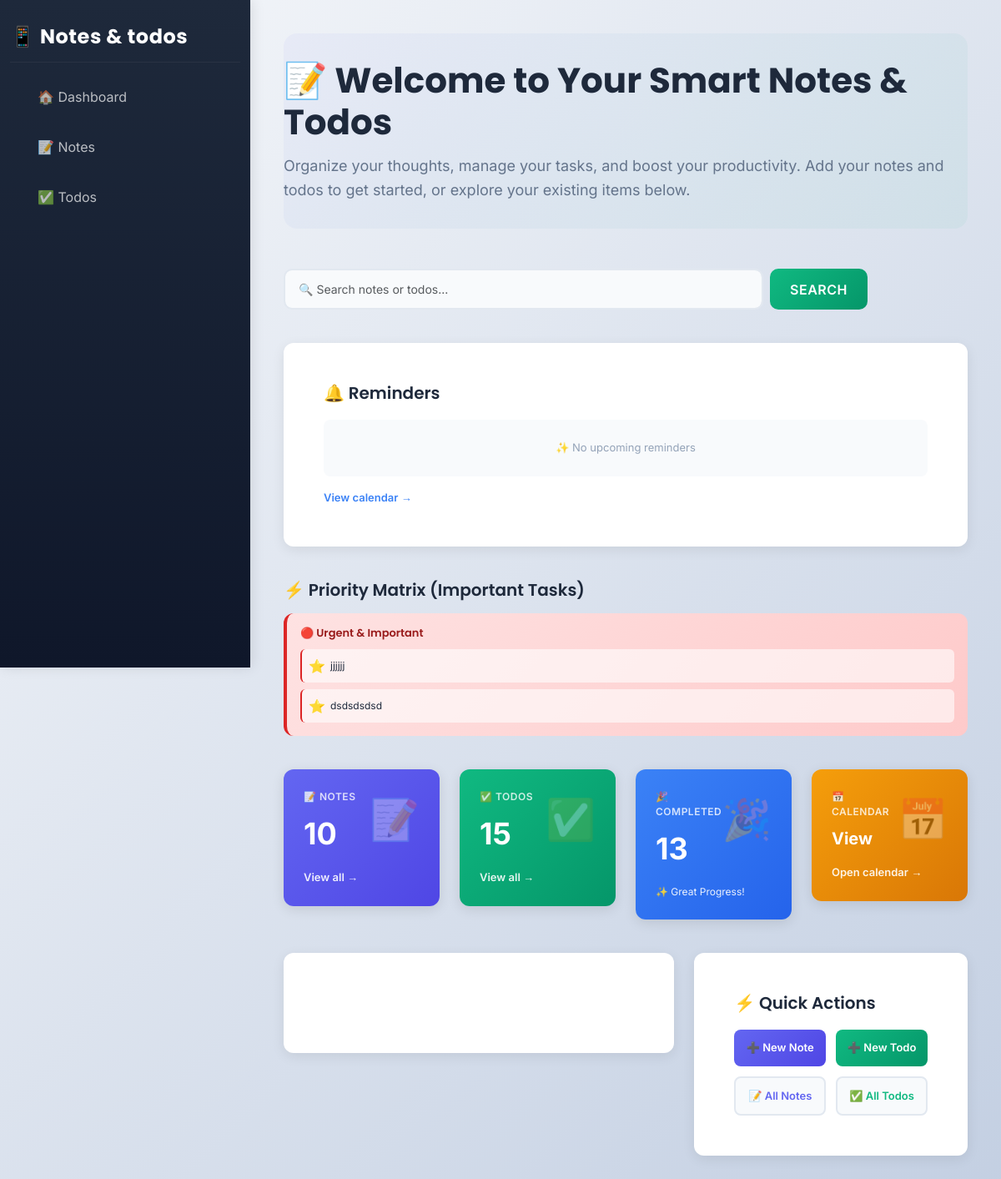
Before: / with the older database file.
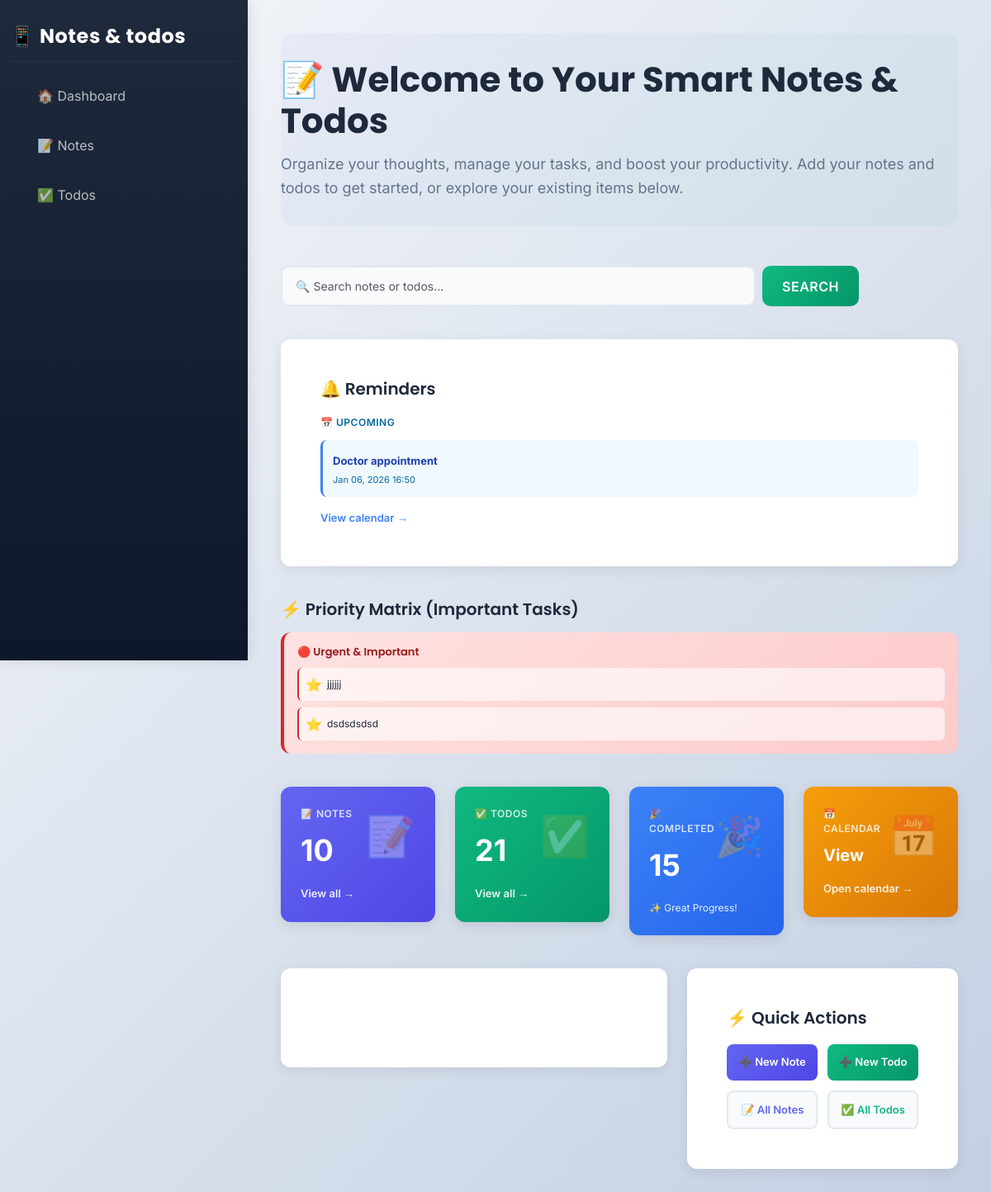
After: the same page with the newer database file.
### core/models.py (models this page shows, shortened)
class Todo(models.Model):
    task = models.CharField(max_length=255)
    done = models.BooleanField(default=False)
    created_at = models.DateTimeField(auto_now_add=True)
    due_date = models.DateField(null=True, blank=True)  # optional due date
    ACTIVITY_SHOPPING = 'shopping'
    ACTIVITY_MEETING = 'meeting'
    ACTIVITY_OUTDOOR = 'outdoor'
    ACTIVITY_WORKOUT = 'workout'
    ACTIVITY_OTHER = 'custom'
    ACTIVITY_CHOICES = [
        (ACTIVITY_SHOPPING, 'Shopping'),
        (ACTIVITY_MEETING, 'Meeting'),
        (ACTIVITY_OUTDOOR, 'Outdoor'),
        (ACTIVITY_WORKOUT, 'Workout'),
        (ACTIVITY_OTHER, 'Other (custom)')
    ]
    activity = models.CharField(max_length=50, choices=ACTIVITY_CHOICES, default=ACTIVITY_OTHER)
    activity_custom = models.CharField(max_length=100, blank=True, default='')
    reminder = models.DateTimeField(null=True, blank=True)
    is_important = models.BooleanField(default=False)

### core/views.py (the view)
# urls.py: path("", views.dashboard, name="dashboard"),
def dashboard(request):
    query = request.GET.get("q", "")
    now = timezone.now()
    stats = todo_service.get_dashboard_stats(query)
    reminders = todo_service.get_reminders(now)
    today_todos = todo_service.get_daily_focus(now)
    matrix = todo_service.get_priority_matrix(now)
    context = {
        "notes_count": stats["notes_count"],
        "todos_count": stats["todos_count"],
        "completed_todos": stats["completed_todos"],
        "query": query,
        "notes_results": stats["notes_results"],
        "todos_results": stats["todos_results"],
        "upcoming_reminders": reminders["upcoming"],
        "overdue_reminders": reminders["overdue"],
        "soon_reminders": reminders["soon"],
        "overdue_count": reminders["overdue_count"],
        "soon_count": reminders["soon_count"],
        "show_reminder_alert": (reminders["overdue_count"] > 0) or (reminders["soon_count"] > 0),
        "today_todos": today_todos,
        "important_urgent": matrix["important_urgent"],
        "important_not_urgent": matrix["important_not_urgent"],
        "all_important": matrix["all_important"],
    }
    return render(request, "dashboard.html", context)

### core/services.py (called while the page is built)
    def get_dashboard_stats(self, query=None):
        notes_count = Note.objects.count()
        todos_count = self.model.objects.count()
        completed_todos = self.model.objects.filter(done=True).count()
        notes_results = []
        todos_results = []
        if query:
            notes_results = Note.objects.filter(title__icontains=query)
            todos_results = self.model.objects.filter(task__icontains=query)
        return {
            "notes_count": notes_count,
            "todos_count": todos_count,
            "completed_todos": completed_todos,
            "notes_results": notes_results,
            "todos_results": todos_results,
        }

    def get_daily_focus(self, now):
        today_start = now.replace(hour=0, minute=0, second=0, microsecond=0)
        today_end = today_start + timedelta(days=1)
        return self.model.objects.filter(due_date__gte=today_start, due_date__lt=today_end, done=False).order_by('due_date')[:10]

### core/templates/dashboard.html (shortened to what the changed rows need)
{% extends "layout.html" %}
{% block content %}
<div class="dashboard-hero mb-6" style="padding: 32px 0; margin-bottom: 48px;">
    <h1 style="font-size: 42px; color: #1e293b; margin-bottom: 12px; font-weight: 700;">
        📝 Welcome to Your Smart Notes & Todos
    </h1>
</div>
<div class="mb-6">
    <div class="card" style="border: none; border-radius: 12px; box-shadow: 0 4px 15px rgba(0, 0, 0, 0.08);">
        <div class="card-body p-5">
            {% if upcoming_reminders %}
                <div>
                    <div style="font-size: 12px; color: #0369a1; text-transform: uppercase; font-weight: 600; letter-spacing: 0.5px; margin-bottom: 12px;">📅 Upcoming</div>
                    <div style="display: flex; flex-direction: column; gap: 10px;">
                        {% for r in upcoming_reminders|slice:":3" %}
                            <a href="{% url 'todos_edit' r.id %}" style="display: block; padding: 12px; background: #f0f9ff; border-radius: 8px; text-decoration: none; border-left: 3px solid #3b82f6; transition: all 0.3s ease;">
                                <strong style="color: #1e40af; font-size: 13px;">{{ r.task }}</strong>
                                <div style="font-size: 11px; color: #0369a1; margin-top: 4px;">{{ r.reminder|date:"M d, Y H:i" }}</div>
                            </a>
                        {% endfor %}
                    </div>
                </div>
            {% else %}
                <div style="padding: 24px; background: #f8fafc; border-radius: 8px; text-align: center;">
                    <p style="color: #94a3b8; margin: 0; font-size: 13px;">✨ No upcoming reminders</p>
                </div>
            {% endif %}
        </div>
    </div>
</div>
<div class="mb-6">
    <div style="display: grid; grid-template-columns: 1fr; gap: 16px;">
        <div style="background: linear-gradient(135deg, #fee2e2 0%, #fecaca 100%); padding: 16px; border-radius: 12px; border-left: 4px solid #dc2626;">
            {% if important_urgent %}
                <div style="display: flex; flex-direction: column; gap: 8px;">
                    {% for todo in important_urgent|slice:":3" %}
                        <a href="{% url 'todos_edit' todo.id %}" style="padding: 8px; background: rgba(255,255,255,0.6); border-radius: 6px; text-decoration: none; color: #1e293b; font-size: 12px; border-left: 2px solid #dc2626; display: flex; align-items: center; gap: 6px;">
                            <span style="color: #f59e0b; font-size: 16px;">⭐</span>
                            {{ todo.task|truncatechars:40 }}
                        </a>
                    {% endfor %}
                </div>
            {% else %}
                <p style="color: #991b1b; font-size: 12px; margin: 0;">✓ All clear!</p>
            {% endif %}
        </div>
    </div>
</div>
<div class="row g-4 mb-6">
    <div class="col-sm-6 col-lg-3">
        <a href="{% url 'todos_list' %}" style="text-decoration: none;">
            <div class="stat-card" style="background: linear-gradient(135deg, #10b981 0%, #059669 100%); cursor: pointer;">
                <div style="display: flex; justify-content: space-between; align-items: flex-start;">
                    <div>
                        <div style="font-size: 12px; color: rgba(255,255,255,0.8); text-transform: uppercase; font-weight: 600; letter-spacing: 0.5px;">✅ Todos</div>
                        <div style="font-size: 36px; color: white; font-weight: 700; margin-top: 8px;">{{ todos_count }}</div>
                    </div>
                </div>
            </div>
        </a>
    </div>
    <div class="col-sm-6 col-lg-3">
        <div class="stat-card" style="background: linear-gradient(135deg, #3b82f6 0%, #2563eb 100%);">
            <div style="display: flex; justify-content: space-between; align-items: flex-start;">
                <div>
                    <div style="font-size: 12px; color: rgba(255,255,255,0.8); text-transform: uppercase; font-weight: 600; letter-spacing: 0.5px;">🎉 Completed</div>
                    <div style="font-size: 36px; color: white; font-weight: 700; margin-top: 8px;">{{ completed_todos }}</div>
                </div>
            </div>
        </div>
    </div>
</div>
{% endblock %}

Changed rows visible on the page:
added Todo: task "Doctor appointment", reminder "Jan 06, 2026 16:50", shown under "🔔 Reminders"
Other visible differences:
{{ todos_count }}: "15" → "21"
{{ completed_todos }}: "13" → "15"
text no longer shown: "✨ No upcoming reminders"
text now shown: "📅 UPCOMING"
